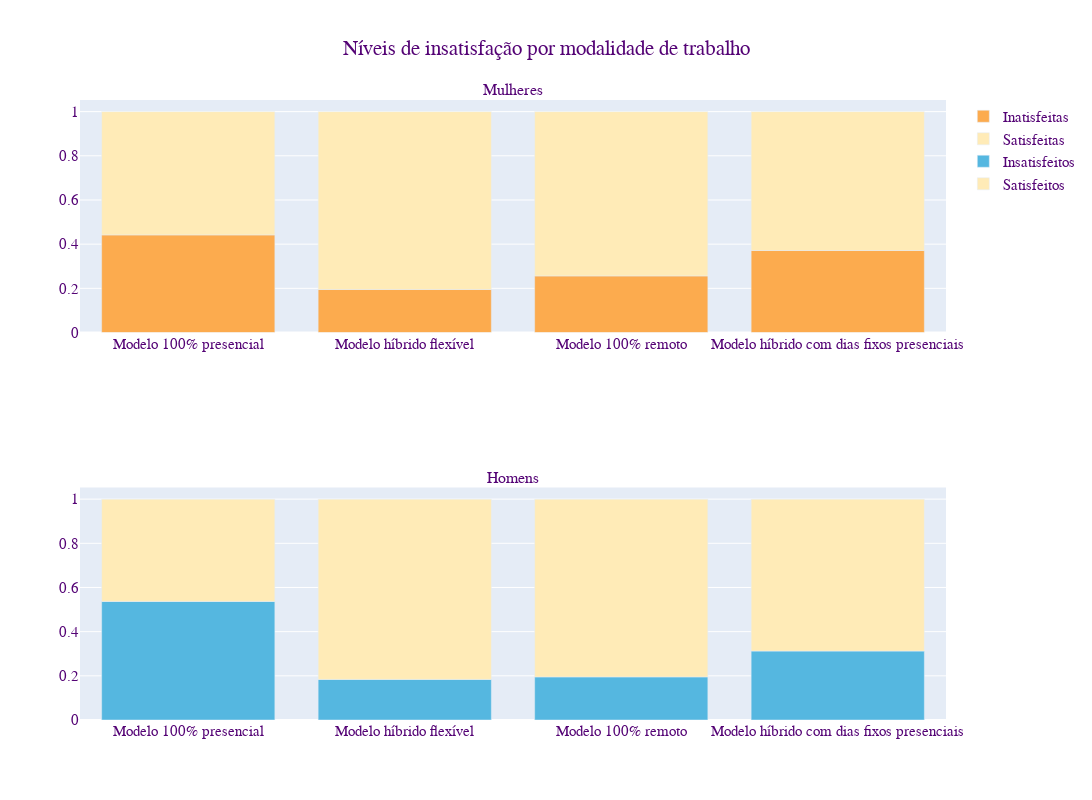

The notebook cell saved with this chart:
### Markdown cell above
#### Insatisfação x modalidade de trabalho

### Code cell
fem = df_fem.loc[df_fem[
                        'Você está satisfeito na sua empresa atual?'] >= 0.0, 
                       ['Atualmente qual a sua forma de trabalho?', 'Você está satisfeito na sua empresa atual?']]
masc = df_masc.loc[df_masc[
                        'Você está satisfeito na sua empresa atual?'] >= 0.0, 
                         ['Atualmente qual a sua forma de trabalho?', 'Você está satisfeito na sua empresa atual?']]

labels = ['Modelo 100% presencial',
          'Modelo híbrido flexível',
          'Modelo 100% remoto',
          'Modelo híbrido com dias fixos presenciais'
          ]

columns = fem['Atualmente qual a sua forma de trabalho?'].unique().tolist()

sat_fem = []
insat_fem = []
sat_masc = []
insat_masc = []

for column in columns:
    sat_fem.append(fem.loc[fem['Atualmente qual a sua forma de trabalho?'] == column, ['Você está satisfeito na sua empresa atual?']].value_counts(normalize=True)[1.0])
    insat_fem.append(fem.loc[fem['Atualmente qual a sua forma de trabalho?'] == column, ['Você está satisfeito na sua empresa atual?']].value_counts(normalize=True)[0.0])
    sat_masc.append(masc.loc[masc['Atualmente qual a sua forma de trabalho?'] == column, ['Você está satisfeito na sua empresa atual?']].value_counts(normalize=True)[1.0])
    insat_masc.append(masc.loc[masc['Atualmente qual a sua forma de trabalho?'] == column, ['Você está satisfeito na sua empresa atual?']].value_counts(normalize=True)[0.0])


fig = go.Figure()
fig = make_subplots(rows=2, cols=1, subplot_titles=['Mulheres', 'Homens'])

title={'text': 'Insatisfeitos com a empresa separados por modalidade de trabalho',
       'y':0.95,
       'x':0.5,
       'xanchor': 'center',
       'yanchor': 'top'}

fonte = {'family': FONTE,
        'size': 15,
        'color': COR_FONTE}

# Mulheres    
fig.add_trace(go.Bar(
    x=labels,
    y=insat_fem,
    name='Inatisfeitas',
    marker_color=COR_FEM
    ),1, 1
)

fig.add_trace(go.Bar(
    x=labels,
    y=sat_fem,
    name='Satisfeitas',
    marker_color='rgb(255, 235, 183)'
    ),1, 1
)

#Homens

fig.add_trace(go.Bar(
    x=labels,
    y=insat_masc,
    name='Insatisfeitos',
    marker_color=COR_MASC
    ), 2, 1
)

fig.add_trace(go.Bar(
    x=labels,
    y=sat_masc,
    name='Satisfeitos',
    marker_color='rgb(255, 235, 183)'
    ), 2, 1
)

fig.update_layout(barmode="relative", title=title, font=fonte)
fig.update_layout(height=800, width=1200, title_text="Níveis de insatisfação por modalidade de trabalho")
fig.show()

### Figure 1 — Plotly figure (JSON) as saved in the notebook; plotly's stock layout.template omitted (floating-point values rounded to 4 significant figures)
{"data": [{"marker": {"color": "rgb(252, 171, 78)"}, "name": "Inatisfeitas", "type": "bar", "x": ["Modelo 100% presencial", "Modelo híbrido flexível", "Modelo 100% remoto", "Modelo híbrido com dias fixos presenciais"], "xaxis": "x", "y": [0.4419, 0.1948, 0.2562, 0.3714], "yaxis": "y"}, {"marker": {"color": "rgb(255, 235, 183)"}, "name": "Satisfeitas", "type": "bar", "x": ["Modelo 100% presencial", "Modelo híbrido flexível", "Modelo 100% remoto", "Modelo híbrido com dias fixos presenciais"], "xaxis": "x", "y": [0.5581, 0.8052, 0.7438, 0.6286], "yaxis": "y"}, {"marker": {"color": "rgb(85, 183, 224)"}, "name": "Insatisfeitos", "type": "bar", "x": ["Modelo 100% presencial", "Modelo híbrido flexível", "Modelo 100% remoto", "Modelo híbrido com dias fixos presenciais"], "xaxis": "x2", "y": [0.5368, 0.1837, 0.1952, 0.3122], "yaxis": "y2"}, {"marker": {"color": "rgb(255, 235, 183)"}, "name": "Satisfeitos", "type": "bar", "x": ["Modelo 100% presencial", "Modelo híbrido flexível", "Modelo 100% remoto", "Modelo híbrido com dias fixos presenciais"], "xaxis": "x2", "y": [0.4632, 0.8163, 0.8048, 0.6878], "yaxis": "y2"}], "layout": {"annotations": [{"font": {"size": 16}, "showarrow": false, "text": "Mulheres", "x": 0.5, "xanchor": "center", "xref": "paper", "y": 1, "yanchor": "bottom", "yref": "paper"}, {"font": {"size": 16}, "showarrow": false, "text": "Homens", "x": 0.5, "xanchor": "center", "xref": "paper", "y": 0.375, "yanchor": "bottom", "yref": "paper"}], "barmode": "relative", "font": {"color": "rgb(84, 3, 117)", "family": "Arial", "size": 15}, "height": 800, "title": {"text": "Níveis de insatisfação por modalidade de trabalho", "x": 0.5, "xanchor": "center", "y": 0.95, "yanchor": "top"}, "width": 1200, "xaxis": {"anchor": "y", "domain": [0, 1]}, "xaxis2": {"anchor": "y2", "domain": [0, 1]}, "yaxis": {"anchor": "x", "domain": [0.625, 1]}, "yaxis2": {"anchor": "x2", "domain": [0, 0.375]}}}
